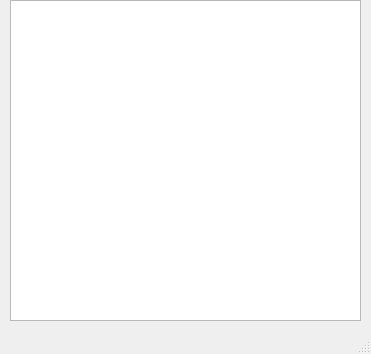
<?xml version="1.0" encoding="UTF-8"?>
<ui version="4.0">
 <class>MainWindow</class>
 <widget class="QMainWindow" name="MainWindow">
  <property name="geometry">
   <rect>
    <x>0</x>
    <y>0</y>
    <width>371</width>
    <height>354</height>
   </rect>
  </property>
  <property name="windowTitle">
   <string>DATASET</string>
  </property>
  <widget class="QWidget" name="centralwidget">
   <widget class="QTextBrowser" name="textBrowser">
    <property name="geometry">
     <rect>
      <x>10</x>
      <y>0</y>
      <width>351</width>
      <height>321</height>
     </rect>
    </property>
    <property name="font">
     <font>
      <family>MS Sans Serif</family>
      <pointsize>10</pointsize>
      <weight>75</weight>
      <italic>true</italic>
      <bold>true</bold>
     </font>
    </property>
   </widget>
  </widget>
  <widget class="QMenuBar" name="menubar">
   <property name="geometry">
    <rect>
     <x>0</x>
     <y>0</y>
     <width>371</width>
     <height>21</height>
    </rect>
   </property>
  </widget>
  <widget class="QStatusBar" name="statusbar"/>
 </widget>
 <resources/>
 <connections/>
</ui>
